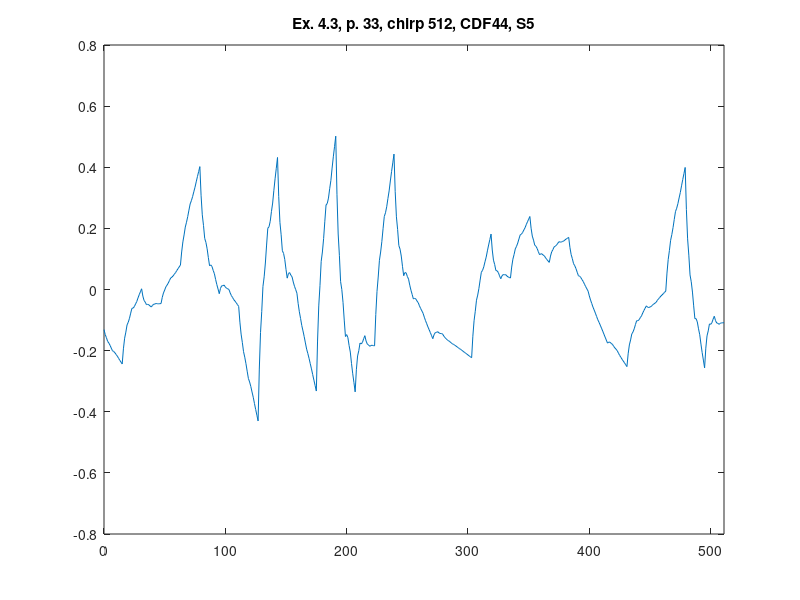

The MATLAB script that drew this image:
%% ========================================================================
%% Programmatic octave notes on "Ripples in Mathematics" by A. Jensen
%% and A. la Cour-Harbo written with a deep gratitude to the authors for
%% this wonderful text. 
%% 
%% Reconstruction of graphs in Ex. 4.3, p.33, Ch 04, S5, CDF44, 3 scales.
%%
%% Author: Vladimir Kulyukin
%% 
%% NB: I have tested this code in Octave 4.
%% =========================================================================
t = [0:511];

%%y_ex_4_3_chirp_512_p33 = arrayfun(@(x) sin(x*x), t);

y_ex_4_3_chirp_CDF44_S5_512_p33 = [
-0.1311593855557856
-0.14752887134187934
-0.15776830637746508
-0.1696502835612112
-0.17540220999444936
-0.1827966785758479
-0.19183368930540687
-0.20043058219283216
-0.2028974243297495
-0.20700680861482718
-0.2127587350480653
-0.21807054363916972
-0.22502489437843465
-0.23153912727556586
-0.23761324233056338
-0.24380528660593512
-0.1940625781433204
-0.15930754150568363
-0.13954017669302493
-0.11575687731844063
-0.1069612497688344
-0.0941496876573026
-0.07732219098384523
-0.06157076073311203
-0.06080700230735692
-0.05602730931967623
-0.04723168177006998
-0.039512120643187904
-0.027776624954380297
-0.017117195688296862
-0.007533832844937617
0.0023378611273928217
-0.021228604125106965
-0.03583534161693019
-0.04148235134807687
-0.04953011289709953
-0.048618146685445646
-0.050106932291667745
-0.053996469715765855
-0.05724272762903652
-0.05152925778163068
-0.04821653975210081
-0.047304573540446926
-0.04574932781796562
-0.04659483391336031
-0.04679706049792757
-0.04635600757166742
-0.04608732087084095
-0.026080665494992973
-0.011362782885847801
-0.0019336730434054428
0.008912559190826648
0.014470018658355926
0.021444600517674935
0.02983630476878368
0.0378482922194363
0.040571506903386116
0.04471184397912566
0.05026930344665494
0.05544704611372809
0.06204191117259098
0.06825705943099773
0.07409249088894838
0.08002966715693376
0.12276134761602302
0.1556339703912024
0.17864753548247198
0.204302827118277
0.22009906107017227
0.23853702156660295
0.25961670860756914
0.27998854715430316
0.2905013280171275
0.30365583542448726
0.3194520693763825
0.3345404548340455
0.35227056683624414
0.36929283034421045
0.3856072453579448
0.40211132780407205
0.308455222577803
0.24431645067641333
0.20969501209990332
0.16716442789627148
0.1541511770175193
0.13322878051164533
0.10439723837864961
0.07768494542926128
0.08048998580475261
0.07538588055312215
0.062372629674369934
0.051478627979225124
0.03267548065695859
0.015991582518299463
0.0014269335632477566
-0.013705566499111876
0.0036626878681493636
0.012322391332591456
0.012273543894214402
0.01455814563749306
0.00813419647795258
0.004043696500067811
0.002286645703838755
-9.565091619401396E-5
-0.011186498439045926
-0.019943896780242124
-0.026367845939782607
-0.03341704092312679
-0.03813278672481528
-0.04347377835030747
-0.04944001579960338
-0.055238719135340134
-0.10674275193887878
-0.14600007862172149
-0.1730106991838683
-0.20330281476099687
-0.22134822421742956
-0.24267512868884394
-0.2672835281752402
-0.2910126537224052
-0.30249507314887447
-0.31725898759032534
-0.335304397046758
-0.35247053256395944
-0.3729181630961428
-0.392486519689095
-0.41117560234281597
-0.4301002857384797
-0.26027467559712414
-0.1410245541801502
-0.07234992148755795
0.009876372565541715
0.04152717789425969
0.08672964458348507
0.1454837726332179
0.2006067439653027
0.20515422657300583
0.22325337054121636
0.2549041758699343
0.28292382448100417
0.3244951344525816
0.3624352877065109
0.3967442842427923
0.43202624628915814
0.3038915213403054
0.21954416570159094
0.17898417937301492
0.12669140279910396
0.1181859955353315
0.09794779802622407
0.06597681027178173
0.03714961418854063
0.05210978741543801
0.055337170397000444
0.046831763133227955
0.0414701475406567
0.02437574170275055
0.010425127536045636
-3.8169495945803746E-4
-0.012030893894431773
-0.04536343105168148
-0.07288593524306143
-0.09459840646857165
-0.11786767133528483
-0.13532690323612834
-0.1543429287781748
-0.17491574796142423
-0.1950714255457314
-0.209417070164169
-0.22531950842380946
-0.24277874032465296
-0.25982083062655414
-0.2784197145696584
-0.2966014569138203
-0.3143660576590401
-0.33224243115882574
-0.16864899039701378
-0.05368023981722271
0.012663820580547394
0.09203682744480356
0.12278514412703881
0.16656240727576008
0.2233686168909674
0.2766837308222514
0.28137415457151466
0.2990935247872638
0.3298418414694991
0.357099062467811
0.39738522993260905
0.43418030171348365
0.4674842778104352
0.5017236901765936
0.31163844622027037
0.18166081276794513
0.11179078981961807
0.025814981177780208
-5.321696005945037E-5
-0.0420272007914099
-0.10010697031627112
-0.15387120757108738
-0.14752783432190555
-0.15729024676623443
-0.1831584449040741
-0.20471111077186877
-0.24236956233317433
-0.2757124816244349
-0.30473986864565045
-0.33492359905353497
-0.2624561920876174
-0.21749407448314625
-0.2000372462401217
-0.17521039792511311
-0.17788883897155117
-0.17319725994600524
-0.16113566084847533
-0.15104885267743468
-0.16846733386784069
-0.17851579498626266
-0.18119423603270068
-0.18584746800562793
-0.1831306799065713
-0.18238868273400388
-0.18362147648792576
-0.18432512660787448
-0.08153859604573643
-0.0064821758219144945
0.0408441340635913
0.09560070462027481
0.12262716483864222
0.15708388572818735
0.19897086728891022
0.23886691650323827
0.25103285537925024
0.2706290549264399
0.2976555151448073
0.3226910430167798
0.3551568315599303
0.3856316877566857
0.41411561160704646
0.4431330041718085
0.3200902119268525
0.2377918234025877
0.19623783859901414
0.14376642372239368
0.13203941256646462
0.10939497133748868
0.07583310003546583
0.045196545304939134
0.05530439429510378
0.05449481321222154
0.04276780205629244
0.033966107471859484
0.014246982814379684
-0.0025468252716039624
-0.01641531678609145
-0.031067644513516714
-0.02877575125798388
-0.031024048331209145
-0.03781253573319253
-0.04338448280310157
-0.05349662020176873
-0.062392217268361555
-0.07007127400288005
-0.07807630173693773
-0.09062151979975358
-0.10195019753049507
-0.1120623349291622
-0.12250044332736855
-0.1317220113935006
-0.14126955045917183
-0.1511430605243823
-0.16092922692351022
-0.14798822284899485
-0.14113694574913666
-0.14037539562393564
-0.13798210807374917
-0.14167854749821995
-0.14374324949770528
-0.1441762140722052
-0.14504640137198954
-0.15200631564643122
-0.15733449249588738
-0.1610309319203581
-0.16516459407011333
-0.16766651879488315
-0.17060566624493742
-0.17398203642027618
-0.1772412531194624
-0.17948553253448835
-0.1820017635751732
-0.18478994624151707
-0.18750525968938522
-0.19049252476291256
-0.19340692061796408
-0.19624844725453994
-0.19910949913935944
-0.20224250264983812
-0.20530263694184103
-0.20828990201536823
-0.21129669233713907
-0.21423061344043431
-0.21718405979197314
-0.22015703139175563
-0.22312477121703914
-0.1528619438415639
-0.10222118780880499
-0.07120250311876247
-0.03492610025861323
-0.018271768741180396
0.0036402809463591786
0.03081004880400549
0.05657101532394125
0.06270991050116062
0.0741065238484867
0.09076085536591953
0.1060063855456418
0.12650963389547087
0.14560408090758933
0.16328972658199728
0.18135285943714063
0.12927975054819246
0.09599959099472756
0.08151238077674602
0.0619896149609227
0.06125979848058273
0.05549442640240098
0.04469349872637749
0.0352418441062377
0.04458313882158126
0.048888877939083045
0.048159061458743074
0.048778518034286816
0.04436241901198881
0.04129559304557451
0.03957804013504393
0.037498950598820226
0.07344227955275266
0.09919753217796956
0.11476470847447094
0.13306177159567825
0.14117075838817011
0.1520096320053679
0.16557839244727163
0.17841568191906698
0.18106489506214696
0.1864439950299328
0.19455298182242464
0.2019304976448081
0.21203790029189762
0.22141383196887873
0.2300582926757515
0.23889875043835157
0.2004968669048509
0.1747535305701959
0.1616687414343866
0.14519210479929526
0.14137401536304972
0.13416407842752218
0.12356229399271271
0.11386935235618531
0.1168349579185037
0.11640871598154008
0.11259062654529452
0.10968137990733104
0.10338028577008565
0.09798803443112236
0.09350462589044119
0.08877769365591345
0.1095414507861424
0.12347499828657219
0.13057833615720282
0.13951182318227337
0.14161510057754487
0.14554852712725627
0.15131210283140764
0.1565852915475983
0.15502827063398986
0.15530139887482133
0.15740467627009277
0.15901756667740352
0.16246060623915426
0.16541325881294427
0.1678755243987736
0.1704691887820057
0.13782310687007998
0.11461948651941944
0.1008583277300241
0.0845670689907258
0.07771827181269274
0.06833937468475673
0.0564303776069178
0.04519931876742536
0.04341072148919817
0.03909202426106802
0.032243227083034946
0.026072368143348373
0.017371409253758893
0.009348388602515918
0.002003306189619456
-0.005523429226760133
-0.021061572575092807
-0.034453065637822355
-0.045697908414948786
-0.057517944402534604
-0.0671913301045173
-0.07743990901695941
-0.08826368113986091
-0.09893333070652792
-0.10745632998759186
-0.11655452247911514
-0.12622790818109786
-0.13574717132684608
-0.14584162768305375
-0.15578196148302692
-0.16556817272676566
-0.1753956809849828
-0.17219933866422216
-0.17249272658844217
-0.17627584475764296
-0.17912389252589866
-0.18546167053913515
-0.19086437815142654
-0.19533201536277292
-0.20005020393291872
-0.20825812274804528
-0.21553097116222672
-0.2218687491754632
-0.22845707854749908
-0.23411033751859
-0.2400141478484803
-0.24616850953717007
-0.25225573619160696
-0.21035694596898763
-0.1813159702165617
-0.16513280893432924
-0.14550440664837921
-0.13873381883262273
-0.12851799001314865
-0.11485692018995702
-0.10211899991144208
-0.10223889410312068
-0.0989135472910817
-0.09214295947532519
-0.08629552120424534
-0.07700284192944801
-0.06863331219932736
-0.0611869320138834
-0.053493194653450156
-0.05789730945700735
-0.059059814543072194
-0.056980709911644695
-0.05577019198619612
-0.05131806434325524
-0.04773452340629329
-0.04501956917531031
-0.04207187783790384
-0.03588257678300506
-0.03056186243408522
-0.026109734791144326
-0.021424870041779964
-0.01760859199839456
-0.01355957684858568
-0.009277824592353332
-0.005058434055835907
0.05375234367670785
0.09793540329638162
0.1274907448031854
0.16096557156544272
0.1798126802148302
0.2025792741196712
0.22926535327996586
0.25490120953131595
0.2659093476697962
0.28083697106372996
0.2996840797131174
0.31748096545356025
0.3391973364494568
0.3598634845364088
0.37947940971441635
0.39937674127274814
0.26143358053654764
0.16578365224359784
0.11242695639389885
0.047737823065729025
0.025341922180810085
-0.008386416182579692
-0.05344719202444029
-0.09547145039566843
-0.09520247632364577
-0.1062659397300939
-0.12866184061501285
-0.14802122402929935
-0.1787130449220567
-0.20636834834418155
-0.230987134295674
-0.25641955265122535
-0.19197835004908853
-0.151618711603425
-0.1353406373142349
-0.11260992735683949
-0.11396078155591748
-0.10885900008679013
-0.09730458294945747
-0.08747914432847267
-0.10173526986396134
-0.10953875973124465
-0.11088961393032262
-0.11396944664574846
-0.11059664369296901
-0.1089528192565374
-0.10903797333645368
-0.10865984901918374
];

figure;
plot(t, y_ex_4_3_chirp_CDF44_S5_512_p33);
xlim([0 511]);
title('Ex. 4.3, p. 33, chirp 512, CDF44, S5');
